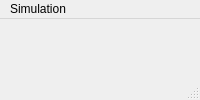
<?xml version="1.0" encoding="UTF-8"?>
<ui version="4.0">
 <class>guiDlg</class>
 <widget class="QMainWindow" name="guiDlg">
  <property name="windowTitle">
   <string>controller_dsr</string>
  </property>
  <widget class="QWidget" name="centralwidget">
   <layout class="QVBoxLayout" name="verticalLayout">
    <item>
     <widget class="QSplitter" name="splitter_1">
      <property name="orientation">
       <enum>Qt::Horizontal</enum>
      </property>
      <widget class="QSplitter" name="splitter_2">
       <property name="sizePolicy">
        <sizepolicy hsizetype="Minimum" vsizetype="Expanding">
         <horstretch>0</horstretch>
         <verstretch>0</verstretch>
        </sizepolicy>
       </property>
       <property name="orientation">
        <enum>Qt::Vertical</enum>
       </property>
      </widget>
     </widget>
    </item>
   </layout>
  </widget>
  <widget class="QMenuBar" name="menubar">
   <property name="geometry">
    <rect>
     <x>0</x>
     <y>0</y>
     <width>850</width>
     <height>22</height>
    </rect>
   </property>
   <widget class="QMenu" name="menuSimulation">
    <property name="title">
     <string>Simulation</string>
    </property>
    <addaction name="actionStart_Stop"/>
   </widget>
   <addaction name="menuSimulation"/>
  </widget>
  <widget class="QStatusBar" name="statusbar"/>
  <action name="actionStart_Stop">
   <property name="text">
    <string>Start/Stop</string>
   </property>
  </action>
 </widget>
 <resources/>
 <connections/>
</ui>
